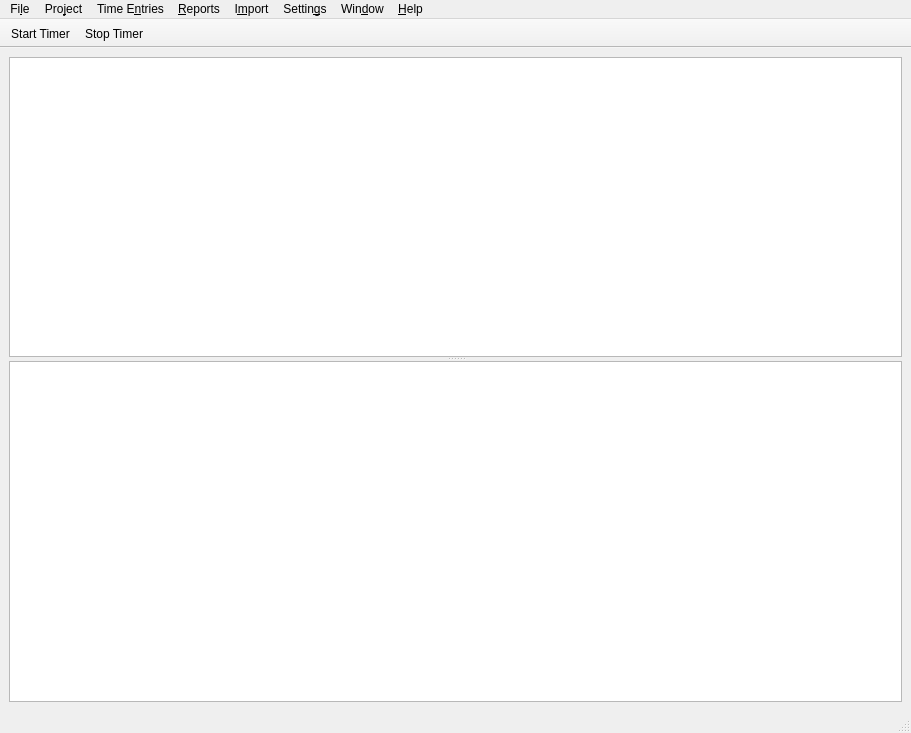
<?xml version="1.0" encoding="UTF-8"?>
<ui version="4.0">
 <author>Joachim Ansorg</author>
 <class>MainWindow</class>
 <widget class="QMainWindow" name="MainWindow">
  <property name="geometry">
   <rect>
    <x>0</x>
    <y>0</y>
    <width>911</width>
    <height>733</height>
   </rect>
  </property>
  <property name="windowTitle">
   <string>Tom - Time tracker</string>
  </property>
  <property name="unifiedTitleAndToolBarOnMac">
   <bool>true</bool>
  </property>
  <widget class="QWidget" name="centralwidget">
   <layout class="QVBoxLayout" name="verticalLayout">
    <item>
     <widget class="QSplitter" name="splitter">
      <property name="orientation">
       <enum>Qt::Vertical</enum>
      </property>
      <widget class="ProjectTreeView" name="_projectTree">
       <property name="sizePolicy">
        <sizepolicy hsizetype="Expanding" vsizetype="MinimumExpanding">
         <horstretch>0</horstretch>
         <verstretch>0</verstretch>
        </sizepolicy>
       </property>
       <property name="minimumSize">
        <size>
         <width>0</width>
         <height>300</height>
        </size>
       </property>
       <property name="accessibleDescription">
        <string>List of projects</string>
       </property>
       <property name="uniformRowHeights">
        <bool>true</bool>
       </property>
       <property name="animated">
        <bool>false</bool>
       </property>
       <attribute name="headerShowSortIndicator" stdset="0">
        <bool>true</bool>
       </attribute>
      </widget>
      <widget class="FrameTableView" name="_frameView">
       <property name="sizePolicy">
        <sizepolicy hsizetype="Expanding" vsizetype="Expanding">
         <horstretch>0</horstretch>
         <verstretch>10</verstretch>
        </sizepolicy>
       </property>
       <property name="minimumSize">
        <size>
         <width>0</width>
         <height>200</height>
        </size>
       </property>
       <property name="accessibleDescription">
        <string>List of tracked time</string>
       </property>
       <property name="autoFillBackground">
        <bool>true</bool>
       </property>
       <property name="editTriggers">
        <set>QAbstractItemView::DoubleClicked|QAbstractItemView::EditKeyPressed</set>
       </property>
       <property name="tabKeyNavigation">
        <bool>false</bool>
       </property>
       <property name="dragEnabled">
        <bool>true</bool>
       </property>
       <property name="dragDropMode">
        <enum>QAbstractItemView::DragOnly</enum>
       </property>
       <property name="alternatingRowColors">
        <bool>true</bool>
       </property>
       <property name="selectionMode">
        <enum>QAbstractItemView::ExtendedSelection</enum>
       </property>
       <property name="selectionBehavior">
        <enum>QAbstractItemView::SelectRows</enum>
       </property>
       <property name="showGrid">
        <bool>false</bool>
       </property>
       <property name="sortingEnabled">
        <bool>true</bool>
       </property>
       <property name="wordWrap">
        <bool>false</bool>
       </property>
       <attribute name="horizontalHeaderMinimumSectionSize">
        <number>35</number>
       </attribute>
       <attribute name="horizontalHeaderDefaultSectionSize">
        <number>70</number>
       </attribute>
       <attribute name="horizontalHeaderStretchLastSection">
        <bool>true</bool>
       </attribute>
       <attribute name="verticalHeaderVisible">
        <bool>false</bool>
       </attribute>
      </widget>
     </widget>
    </item>
   </layout>
  </widget>
  <widget class="QMenuBar" name="menubar">
   <property name="geometry">
    <rect>
     <x>0</x>
     <y>0</y>
     <width>911</width>
     <height>30</height>
    </rect>
   </property>
   <widget class="QMenu" name="menuFile">
    <property name="title">
     <string>Fi&amp;le</string>
    </property>
    <addaction name="actionRefresh"/>
    <addaction name="actionResetAllData"/>
    <addaction name="actionMinimize"/>
    <addaction name="actionQuit"/>
   </widget>
   <widget class="QMenu" name="menu_Help">
    <property name="title">
     <string>&amp;Help</string>
    </property>
    <addaction name="actionHelpAbout"/>
   </widget>
   <widget class="QMenu" name="menuImport">
    <property name="title">
     <string>I&amp;mport</string>
    </property>
    <addaction name="actionImportMacTimeTracker"/>
    <addaction name="actionImportFanurio"/>
    <addaction name="actionImportWatson"/>
   </widget>
   <widget class="QMenu" name="menuProject">
    <property name="title">
     <string>Pro&amp;ject</string>
    </property>
    <addaction name="actionProjectLookup"/>
    <addaction name="separator"/>
    <addaction name="actionProjectStart"/>
    <addaction name="actionProjectStop"/>
    <addaction name="actionProjectSelectActive"/>
    <addaction name="separator"/>
    <addaction name="actionProjectCreate"/>
    <addaction name="actionProjectEdit"/>
   </widget>
   <widget class="QMenu" name="menuEntries">
    <property name="title">
     <string>Time E&amp;ntries</string>
    </property>
    <addaction name="actionTimeEntryArchive"/>
   </widget>
   <widget class="QMenu" name="menuReports">
    <property name="enabled">
     <bool>true</bool>
    </property>
    <property name="title">
     <string>&amp;Reports</string>
    </property>
    <addaction name="actionReportCreate"/>
   </widget>
   <widget class="QMenu" name="menuWindow">
    <property name="title">
     <string>Win&amp;dow</string>
    </property>
    <addaction name="actionWindowFocusProjects"/>
    <addaction name="actionWindowFocusTimeEntries"/>
   </widget>
   <widget class="QMenu" name="menuSettings">
    <property name="title">
     <string>Settin&amp;gs</string>
    </property>
    <addaction name="actionApplicationSettings"/>
    <addaction name="separator"/>
    <addaction name="actionProjectsTodayColumn"/>
    <addaction name="actionProjectsYesterdayColumn"/>
    <addaction name="actionProjectsWeekColumn"/>
    <addaction name="actionProjectsMonthColumn"/>
    <addaction name="actionProjectsYearColumn"/>
    <addaction name="actionProjectsTotalColumn"/>
    <addaction name="actionSettingsShowArchived"/>
   </widget>
   <addaction name="menuFile"/>
   <addaction name="menuProject"/>
   <addaction name="menuEntries"/>
   <addaction name="menuReports"/>
   <addaction name="menuImport"/>
   <addaction name="menuSettings"/>
   <addaction name="menuWindow"/>
   <addaction name="menu_Help"/>
  </widget>
  <widget class="QToolBar" name="toolBar">
   <property name="movable">
    <bool>false</bool>
   </property>
   <property name="floatable">
    <bool>false</bool>
   </property>
   <attribute name="toolBarArea">
    <enum>TopToolBarArea</enum>
   </attribute>
   <attribute name="toolBarBreak">
    <bool>false</bool>
   </attribute>
   <addaction name="actionProjectStart"/>
   <addaction name="actionProjectStop"/>
  </widget>
  <widget class="QStatusBar" name="mainStatusBar"/>
  <action name="actionQuit">
   <property name="icon">
    <iconset>
     <normaloff>.</normaloff>.</iconset>
   </property>
   <property name="text">
    <string>E&amp;xit</string>
   </property>
   <property name="shortcut">
    <string>Ctrl+Q</string>
   </property>
   <property name="shortcutContext">
    <enum>Qt::ApplicationShortcut</enum>
   </property>
  </action>
  <action name="actionMinimize">
   <property name="text">
    <string>&amp;Hide Window</string>
   </property>
   <property name="menuRole">
    <enum>QAction::ApplicationSpecificRole</enum>
   </property>
  </action>
  <action name="actionRefresh">
   <property name="icon">
    <iconset>
     <normaloff>.</normaloff>.</iconset>
   </property>
   <property name="text">
    <string>&amp;Refresh</string>
   </property>
  </action>
  <action name="actionHelpAbout">
   <property name="text">
    <string>&amp;About Tom</string>
   </property>
   <property name="toolTip">
    <string>&amp;About Tom</string>
   </property>
   <property name="menuRole">
    <enum>QAction::AboutRole</enum>
   </property>
  </action>
  <action name="actionProjectCreate">
   <property name="text">
    <string>&amp;Create New Project...</string>
   </property>
   <property name="iconText">
    <string>Create New Project...</string>
   </property>
   <property name="toolTip">
    <string>Create a new project</string>
   </property>
   <property name="shortcut">
    <string>Ctrl+N</string>
   </property>
  </action>
  <action name="actionImportMacTimeTracker">
   <property name="text">
    <string>&amp;Mac Time Tracker CSV</string>
   </property>
  </action>
  <action name="actionImportFanurio">
   <property name="text">
    <string>&amp;Fanurio CSV</string>
   </property>
  </action>
  <action name="actionResetAllData">
   <property name="text">
    <string>Reset all &amp;data...</string>
   </property>
   <property name="menuRole">
    <enum>QAction::ApplicationSpecificRole</enum>
   </property>
  </action>
  <action name="actionImportWatson">
   <property name="text">
    <string>&amp;Watson frames</string>
   </property>
  </action>
  <action name="actionProjectStart">
   <property name="text">
    <string>&amp;Start timer</string>
   </property>
   <property name="iconText">
    <string>Start Timer</string>
   </property>
   <property name="toolTip">
    <string>Starts a new timer for the currently selected project</string>
   </property>
   <property name="shortcut">
    <string>Space</string>
   </property>
   <property name="shortcutContext">
    <enum>Qt::WindowShortcut</enum>
   </property>
  </action>
  <action name="actionProjectStop">
   <property name="text">
    <string>S&amp;top timer</string>
   </property>
   <property name="iconText">
    <string>Stop Timer</string>
   </property>
   <property name="toolTip">
    <string>Stops the timer of the currently selected project</string>
   </property>
   <property name="shortcut">
    <string>Shift+Space</string>
   </property>
  </action>
  <action name="actionReportCreate">
   <property name="text">
    <string>&amp;Create project report...</string>
   </property>
   <property name="shortcut">
    <string>Ctrl+R</string>
   </property>
  </action>
  <action name="actionProjectLookup">
   <property name="text">
    <string>&amp;Lookup project...</string>
   </property>
   <property name="iconText">
    <string>Lookup project...</string>
   </property>
   <property name="toolTip">
    <string>Show a dialog to lookup a project by name</string>
   </property>
   <property name="statusTip">
    <string>Show a dialog to lookup a project by name</string>
   </property>
   <property name="shortcut">
    <string>Ctrl+L</string>
   </property>
  </action>
  <action name="actionWindowFocusProjects">
   <property name="text">
    <string>&amp;Focus projects</string>
   </property>
   <property name="toolTip">
    <string>Focus the list of projects</string>
   </property>
   <property name="shortcut">
    <string>Alt+1</string>
   </property>
  </action>
  <action name="actionWindowFocusTimeEntries">
   <property name="text">
    <string>Focus time &amp;entries</string>
   </property>
   <property name="toolTip">
    <string>Focuses the list of time entries</string>
   </property>
   <property name="shortcut">
    <string>Alt+2</string>
   </property>
  </action>
  <action name="actionProjectSelectActive">
   <property name="text">
    <string>Scroll to active &amp;timer</string>
   </property>
   <property name="iconText">
    <string>Scroll to active timer</string>
   </property>
   <property name="toolTip">
    <string>Selects the project which contains the currently active timer</string>
   </property>
   <property name="shortcut">
    <string>Alt+F1</string>
   </property>
  </action>
  <action name="actionProjectEdit">
   <property name="text">
    <string>Ed&amp;it project...</string>
   </property>
  </action>
  <action name="actionTimeEntryArchive">
   <property name="text">
    <string>&amp;Archive selected entries</string>
   </property>
  </action>
  <action name="actionSettingsShowArchived">
   <property name="checkable">
    <bool>true</bool>
   </property>
   <property name="checked">
    <bool>true</bool>
   </property>
   <property name="text">
    <string>&amp;Show archived entries</string>
   </property>
   <property name="iconText">
    <string>Archived entries</string>
   </property>
  </action>
  <action name="actionProjectsTotalColumn">
   <property name="checkable">
    <bool>true</bool>
   </property>
   <property name="checked">
    <bool>true</bool>
   </property>
   <property name="text">
    <string>Show column &quot;Total&quot;</string>
   </property>
  </action>
  <action name="actionProjectsYesterdayColumn">
   <property name="checkable">
    <bool>true</bool>
   </property>
   <property name="checked">
    <bool>true</bool>
   </property>
   <property name="text">
    <string>Show column &quot;Yesterday&quot;</string>
   </property>
  </action>
  <action name="actionProjectsTodayColumn">
   <property name="checkable">
    <bool>true</bool>
   </property>
   <property name="checked">
    <bool>true</bool>
   </property>
   <property name="text">
    <string>Show column &quot;Today&quot;</string>
   </property>
  </action>
  <action name="actionProjectsWeekColumn">
   <property name="checkable">
    <bool>true</bool>
   </property>
   <property name="checked">
    <bool>true</bool>
   </property>
   <property name="text">
    <string>Show column &quot;This week&quot;</string>
   </property>
  </action>
  <action name="actionProjectsMonthColumn">
   <property name="checkable">
    <bool>true</bool>
   </property>
   <property name="checked">
    <bool>true</bool>
   </property>
   <property name="text">
    <string>Show column &quot;This month&quot;</string>
   </property>
  </action>
  <action name="actionProjectsYearColumn">
   <property name="checkable">
    <bool>true</bool>
   </property>
   <property name="checked">
    <bool>true</bool>
   </property>
   <property name="text">
    <string>Show column &quot;This year&quot;</string>
   </property>
  </action>
  <action name="actionApplicationSettings">
   <property name="text">
    <string>&amp;Preferences...</string>
   </property>
   <property name="toolTip">
    <string>Open settings dialog to configure the settings</string>
   </property>
  </action>
 </widget>
 <customwidgets>
  <customwidget>
   <class>ProjectTreeView</class>
   <extends>QTreeView</extends>
   <header>view/ProjectTreeView.h</header>
  </customwidget>
  <customwidget>
   <class>FrameTableView</class>
   <extends>QTableView</extends>
   <header>view/FrameTableView.h</header>
  </customwidget>
 </customwidgets>
 <resources>
  <include location="../resources/resources.qrc"/>
 </resources>
 <connections>
  <connection>
   <sender>actionMinimize</sender>
   <signal>triggered()</signal>
   <receiver>MainWindow</receiver>
   <slot>hide()</slot>
   <hints>
    <hint type="sourcelabel">
     <x>-1</x>
     <y>-1</y>
    </hint>
    <hint type="destinationlabel">
     <x>455</x>
     <y>385</y>
    </hint>
   </hints>
  </connection>
  <connection>
   <sender>actionRefresh</sender>
   <signal>triggered()</signal>
   <receiver>MainWindow</receiver>
   <slot>refreshData()</slot>
   <hints>
    <hint type="sourcelabel">
     <x>-1</x>
     <y>-1</y>
    </hint>
    <hint type="destinationlabel">
     <x>455</x>
     <y>385</y>
    </hint>
   </hints>
  </connection>
  <connection>
   <sender>actionHelpAbout</sender>
   <signal>triggered()</signal>
   <receiver>MainWindow</receiver>
   <slot>helpAbout()</slot>
   <hints>
    <hint type="sourcelabel">
     <x>-1</x>
     <y>-1</y>
    </hint>
    <hint type="destinationlabel">
     <x>455</x>
     <y>385</y>
    </hint>
   </hints>
  </connection>
  <connection>
   <sender>actionProjectCreate</sender>
   <signal>triggered()</signal>
   <receiver>MainWindow</receiver>
   <slot>createProject()</slot>
   <hints>
    <hint type="sourcelabel">
     <x>-1</x>
     <y>-1</y>
    </hint>
    <hint type="destinationlabel">
     <x>455</x>
     <y>385</y>
    </hint>
   </hints>
  </connection>
  <connection>
   <sender>actionImportMacTimeTracker</sender>
   <signal>triggered()</signal>
   <receiver>MainWindow</receiver>
   <slot>importMacTimeTracker()</slot>
   <hints>
    <hint type="sourcelabel">
     <x>-1</x>
     <y>-1</y>
    </hint>
    <hint type="destinationlabel">
     <x>455</x>
     <y>385</y>
    </hint>
   </hints>
  </connection>
  <connection>
   <sender>actionImportFanurio</sender>
   <signal>triggered()</signal>
   <receiver>MainWindow</receiver>
   <slot>importFanurio()</slot>
   <hints>
    <hint type="sourcelabel">
     <x>-1</x>
     <y>-1</y>
    </hint>
    <hint type="destinationlabel">
     <x>455</x>
     <y>385</y>
    </hint>
   </hints>
  </connection>
  <connection>
   <sender>actionResetAllData</sender>
   <signal>triggered()</signal>
   <receiver>MainWindow</receiver>
   <slot>resetAllData()</slot>
   <hints>
    <hint type="sourcelabel">
     <x>-1</x>
     <y>-1</y>
    </hint>
    <hint type="destinationlabel">
     <x>455</x>
     <y>385</y>
    </hint>
   </hints>
  </connection>
  <connection>
   <sender>actionImportWatson</sender>
   <signal>triggered()</signal>
   <receiver>MainWindow</receiver>
   <slot>importWatson()</slot>
   <hints>
    <hint type="sourcelabel">
     <x>-1</x>
     <y>-1</y>
    </hint>
    <hint type="destinationlabel">
     <x>455</x>
     <y>385</y>
    </hint>
   </hints>
  </connection>
  <connection>
   <sender>actionProjectStart</sender>
   <signal>triggered()</signal>
   <receiver>MainWindow</receiver>
   <slot>startCurrentProject()</slot>
   <hints>
    <hint type="sourcelabel">
     <x>-1</x>
     <y>-1</y>
    </hint>
    <hint type="destinationlabel">
     <x>455</x>
     <y>385</y>
    </hint>
   </hints>
  </connection>
  <connection>
   <sender>actionProjectStop</sender>
   <signal>triggered()</signal>
   <receiver>MainWindow</receiver>
   <slot>stopCurrentProject()</slot>
   <hints>
    <hint type="sourcelabel">
     <x>-1</x>
     <y>-1</y>
    </hint>
    <hint type="destinationlabel">
     <x>455</x>
     <y>385</y>
    </hint>
   </hints>
  </connection>
  <connection>
   <sender>actionReportCreate</sender>
   <signal>triggered()</signal>
   <receiver>MainWindow</receiver>
   <slot>createReport()</slot>
   <hints>
    <hint type="sourcelabel">
     <x>-1</x>
     <y>-1</y>
    </hint>
    <hint type="destinationlabel">
     <x>455</x>
     <y>385</y>
    </hint>
   </hints>
  </connection>
  <connection>
   <sender>actionProjectLookup</sender>
   <signal>triggered()</signal>
   <receiver>MainWindow</receiver>
   <slot>lookupProject()</slot>
   <hints>
    <hint type="sourcelabel">
     <x>-1</x>
     <y>-1</y>
    </hint>
    <hint type="destinationlabel">
     <x>455</x>
     <y>385</y>
    </hint>
   </hints>
  </connection>
  <connection>
   <sender>actionWindowFocusProjects</sender>
   <signal>triggered()</signal>
   <receiver>MainWindow</receiver>
   <slot>focusProjectTree()</slot>
   <hints>
    <hint type="sourcelabel">
     <x>-1</x>
     <y>-1</y>
    </hint>
    <hint type="destinationlabel">
     <x>455</x>
     <y>366</y>
    </hint>
   </hints>
  </connection>
  <connection>
   <sender>actionWindowFocusTimeEntries</sender>
   <signal>triggered()</signal>
   <receiver>MainWindow</receiver>
   <slot>focusEntriesList()</slot>
   <hints>
    <hint type="sourcelabel">
     <x>-1</x>
     <y>-1</y>
    </hint>
    <hint type="destinationlabel">
     <x>455</x>
     <y>366</y>
    </hint>
   </hints>
  </connection>
  <connection>
   <sender>actionProjectSelectActive</sender>
   <signal>triggered()</signal>
   <receiver>MainWindow</receiver>
   <slot>selectCurrentProject()</slot>
   <hints>
    <hint type="sourcelabel">
     <x>-1</x>
     <y>-1</y>
    </hint>
    <hint type="destinationlabel">
     <x>455</x>
     <y>366</y>
    </hint>
   </hints>
  </connection>
  <connection>
   <sender>actionProjectEdit</sender>
   <signal>triggered()</signal>
   <receiver>MainWindow</receiver>
   <slot>editCurrentProject()</slot>
   <hints>
    <hint type="sourcelabel">
     <x>-1</x>
     <y>-1</y>
    </hint>
    <hint type="destinationlabel">
     <x>455</x>
     <y>366</y>
    </hint>
   </hints>
  </connection>
  <connection>
   <sender>actionTimeEntryArchive</sender>
   <signal>triggered()</signal>
   <receiver>MainWindow</receiver>
   <slot>archiveSelectedTimeEntries()</slot>
   <hints>
    <hint type="sourcelabel">
     <x>-1</x>
     <y>-1</y>
    </hint>
    <hint type="destinationlabel">
     <x>455</x>
     <y>366</y>
    </hint>
   </hints>
  </connection>
  <connection>
   <sender>actionApplicationSettings</sender>
   <signal>triggered()</signal>
   <receiver>MainWindow</receiver>
   <slot>openApplicationSettings()</slot>
   <hints>
    <hint type="sourcelabel">
     <x>-1</x>
     <y>-1</y>
    </hint>
    <hint type="destinationlabel">
     <x>455</x>
     <y>366</y>
    </hint>
   </hints>
  </connection>
 </connections>
 <slots>
  <slot>refreshData()</slot>
  <slot>helpAbout()</slot>
  <slot>createProject()</slot>
  <slot>importMacTimeTracker()</slot>
  <slot>importFanurio()</slot>
  <slot>resetAllData()</slot>
  <slot>importWatson()</slot>
  <slot>startCurrentProject()</slot>
  <slot>stopCurrentProject()</slot>
  <slot>deleteSelectedTimeEntries()</slot>
  <slot>deleteCurrentProject()</slot>
  <slot>createReport()</slot>
  <slot>lookupProject()</slot>
  <slot>focusProjectTree()</slot>
  <slot>focusEntriesList()</slot>
  <slot>selectCurrentProject()</slot>
  <slot>editCurrentProject()</slot>
  <slot>archiveSelectedTimeEntries()</slot>
  <slot>openApplicationSettings()</slot>
 </slots>
</ui>
